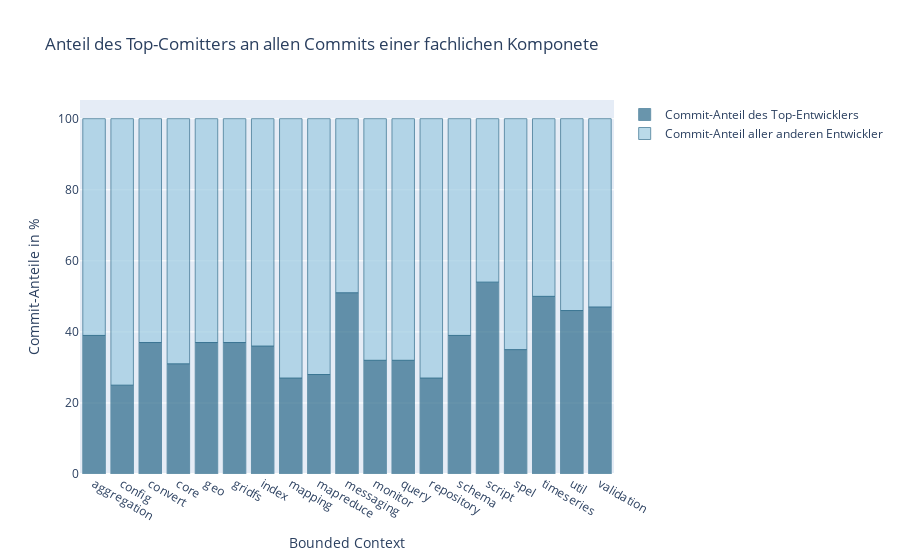

The cell this chart's notebook holds for it:
### Code cell
# Vergleich Commit-Anteile des Top-Entwicklers and aller anderen Entwickler
# BC, CommitCountByBC, TopAuthor, CommitCountByTopAuthor, CommitRatio
commitRatioForBc = %cypher MATCH (a:Author)-[:COMMITTED]->(c:Commit)-[:CONTAINS_CHANGE]->(:Change)-[]->(f:Git:File), \
                                (f)<-[:HAS_SOURCE]-(:Type:Java)<-[:CONTAINS]-(bC:BoundedContext) \
                                WHERE NOT c:Merge \
                                WITH bC.name AS BoundedContext, count(DISTINCT c) AS TotalCommitCount, a.name AS Author \
                                ORDER BY TotalCommitCount DESC \
                                WITH DISTINCT BoundedContext, sum(TotalCommitCount) AS CommitCountByBC, collect(Author)[..1] AS TopAuthorList, collect(TotalCommitCount)[..1] AS CommitCountByTopAuthorList \
                                UNWIND CommitCountByTopAuthorList AS CommitCountByTopAuthor \
                                UNWIND TopAuthorList AS TopAuthor \
                                RETURN BoundedContext, CommitCountByBC, TopAuthor, CommitCountByTopAuthor, (100*CommitCountByTopAuthor/CommitCountByBC) AS CommitRatio \
                                ORDER BY BoundedContext

commitRatioForBc_query_df = commitRatioForBc.get_dataframe()
print(commitRatioForBc)

commit_ratio_other_authors_list = []
for i, row in commitRatioForBc_query_df.iterrows():
    commit_ratio_other_authors = 100 - row['CommitRatio']
    commit_ratio_other_authors_list.append(commit_ratio_other_authors)

commitRatioTopAuthor_data = dict()
commitRatioTopAuthor_data['bounded_context'] = commitRatioForBc_query_df['BoundedContext']
commitRatioTopAuthor_data['commit_ratio_top_author'] = commitRatioForBc_query_df['CommitRatio']
commitRatioTopAuthor_data['commit_ratio_other_authors'] = commit_ratio_other_authors_list


commitRatioForBc_df = pandas.DataFrame(data=commitRatioTopAuthor_data)
fig = px.bar(commitRatioForBc_df, x='bounded_context', y=['commit_ratio_top_author', 'commit_ratio_other_authors'],
             title='Anteil des Top-Comitters an allen Commits einer fachlichen Komponete', 
             labels={'bounded_context': 'Bounded Context', 'value': 'Commit-Anteile in %', 'variable': ''},
             color_discrete_map={'commit_ratio_top_author': 'rgb(42, 105, 137)', 'commit_ratio_other_authors': 'rgb(157, 203, 225)'})
fig.update_traces(marker_line_color='rgb(42, 105, 137)', marker_line_width=1, opacity=0.7)
fig.data[0].name = 'Commit-Anteil des Top-Entwicklers'
fig.data[1].name = 'Commit-Anteil aller anderen Entwickler'


fig.show()

### Figure 1 — Plotly figure (JSON) as saved in the notebook; plotly's stock layout.template omitted (floating-point values rounded to 4 significant figures)
{"data": [{"alignmentgroup": "True", "hovertemplate": "=commit_ratio_top_author<br>Bounded Context=%{x}<br>Commit-Anteile in %=%{y}<extra></extra>", "legendgroup": "commit_ratio_top_author", "marker": {"color": "rgb(42, 105, 137)", "line": {"color": "rgb(42, 105, 137)", "width": 1}, "pattern": {"shape": ""}}, "name": "Commit-Anteil des Top-Entwicklers", "offsetgroup": "commit_ratio_top_author", "opacity": 0.7, "orientation": "v", "showlegend": true, "textposition": "auto", "type": "bar", "x": ["aggregation", "config", "convert", "core", "geo", "gridfs", "index", "mapping", "mapreduce", "messaging", "monitor", "query", "repository", "schema", "script", "spel", "timeseries", "util", "validation"], "xaxis": "x", "y": [39, 25, 37, 31, 37, 37, 36, 27, 28, 51, 32, 32, 27, 39, 54, 35, 50, 46, 47], "yaxis": "y"}, {"alignmentgroup": "True", "hovertemplate": "=commit_ratio_other_authors<br>Bounded Context=%{x}<br>Commit-Anteile in %=%{y}<extra></extra>", "legendgroup": "commit_ratio_other_authors", "marker": {"color": "rgb(157, 203, 225)", "line": {"color": "rgb(42, 105, 137)", "width": 1}, "pattern": {"shape": ""}}, "name": "Commit-Anteil aller anderen Entwickler", "offsetgroup": "commit_ratio_other_authors", "opacity": 0.7, "orientation": "v", "showlegend": true, "textposition": "auto", "type": "bar", "x": ["aggregation", "config", "convert", "core", "geo", "gridfs", "index", "mapping", "mapreduce", "messaging", "monitor", "query", "repository", "schema", "script", "spel", "timeseries", "util", "validation"], "xaxis": "x", "y": [61, 75, 63, 69, 63, 63, 64, 73, 72, 49, 68, 68, 73, 61, 46, 65, 50, 54, 53], "yaxis": "y"}], "layout": {"barmode": "relative", "legend": {"title": {"text": ""}, "tracegroupgap": 0}, "title": {"text": "Anteil des Top-Comitters an allen Commits einer fachlichen Komponete"}, "xaxis": {"anchor": "y", "domain": [0, 1], "title": {"text": "Bounded Context"}}, "yaxis": {"anchor": "x", "domain": [0, 1], "title": {"text": "Commit-Anteile in %"}}}}
